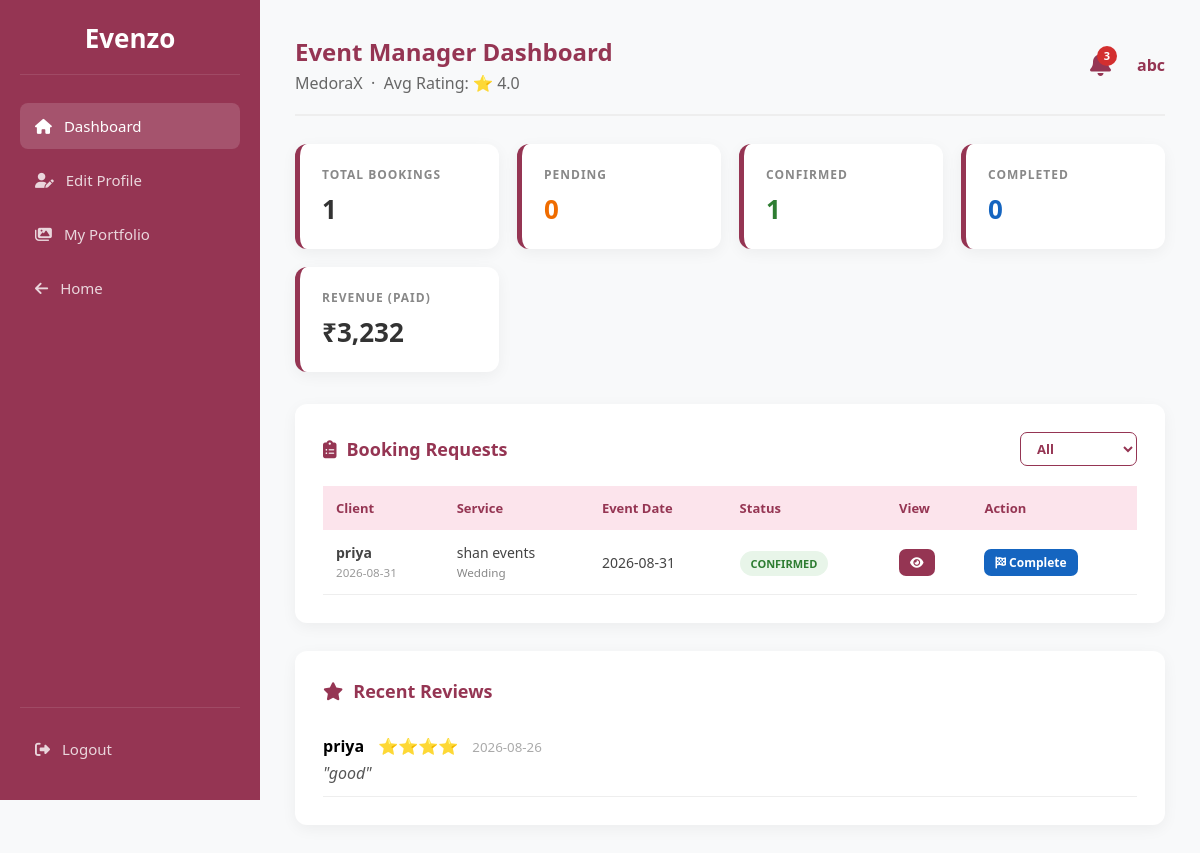
The page /dashboard (signed in) on the database as committed earlier.
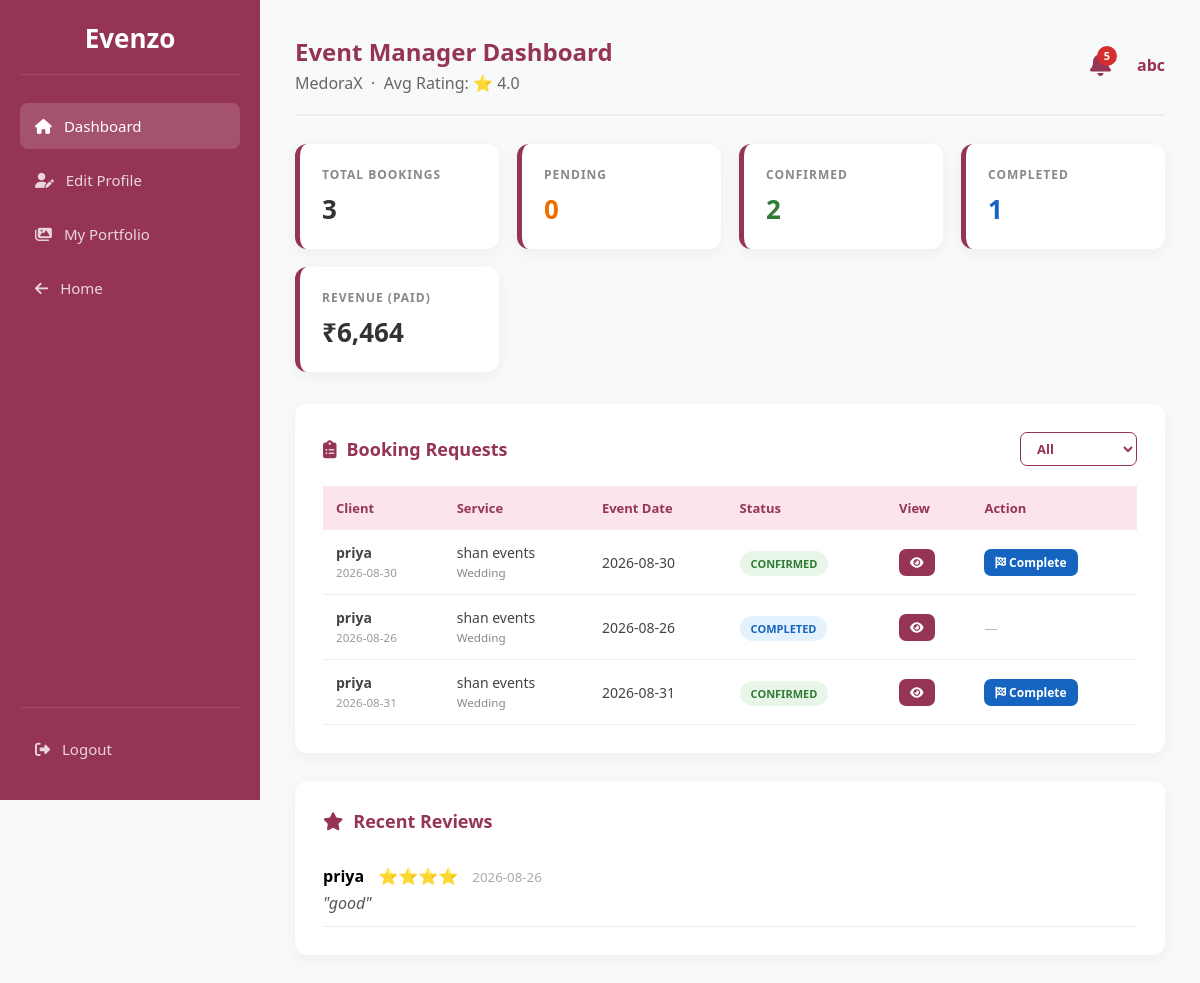
The same page on the database as committed later.
### tables this page shows
CREATE TABLE bookings (
            id INTEGER PRIMARY KEY AUTOINCREMENT,
            client_id INTEGER NOT NULL,
            manager_id INTEGER NOT NULL,
            service_id INTEGER,
            event_date DATE NOT NULL,
            status TEXT DEFAULT 'pending', -- pending, confirmed, rejected
            total_amount REAL,
            payment_status TEXT DEFAULT 'unpaid',
            created_at TIMESTAMP DEFAULT CURRENT_TIMESTAMP, client_phone TEXT, client_message TEXT, selected_package TEXT, event_location TEXT, cancelled_by TEXT, cancel_reason TEXT, transaction_id TEXT, receipt_number TEXT,
            FOREIGN KEY (client_id) REFERENCES users (id),
            FOREIGN KEY (manager_id) REFERENCES users (id),
            FOREIGN KEY (service_id) REFERENCES services (id)
        );

CREATE TABLE users (
            id INTEGER PRIMARY KEY AUTOINCREMENT,
            full_name TEXT NOT NULL,
            email TEXT UNIQUE NOT NULL,
            password TEXT NOT NULL,
            role TEXT CHECK(role IN ('user', 'admin', 'eventmanager')) NOT NULL,
            is_approved INTEGER DEFAULT 0, -- 0=Pending, 1=Approved by Admin
            created_at TIMESTAMP DEFAULT CURRENT_TIMESTAMP
        , reset_otp TEXT, is_active INTEGER DEFAULT 1);

CREATE TABLE services (
                id INTEGER PRIMARY KEY AUTOINCREMENT,
                manager_id INTEGER NOT NULL,
                category TEXT,
                service_name TEXT NOT NULL,
                service_location TEXT,       
                services_offered TEXT,       
                experience_years INTEGER,    
                pricing TEXT,                
                images TEXT,                 
                description TEXT, unavailable_dates TEXT, pkg_basic_name TEXT DEFAULT 'Basic (Silver)', pkg_basic_price REAL DEFAULT 0.0, pkg_basic_desc TEXT, pkg_premium_name TEXT DEFAULT 'Premium (Gold)', pkg_premium_price REAL DEFAULT 0.0, pkg_premium_desc TEXT, pkg_luxury_name TEXT DEFAULT 'Luxury (Platinum)', pkg_luxury_price REAL DEFAULT 0.0, pkg_luxury_desc TEXT, package_tier TEXT DEFAULT 'Standard', is_active INTEGER DEFAULT 1,
                FOREIGN KEY (manager_id) REFERENCES users (id) ON DELETE CASCADE
            );

CREATE TABLE reviews (
            id INTEGER PRIMARY KEY AUTOINCREMENT,
            client_id INTEGER NOT NULL,
            manager_id INTEGER NOT NULL,
            rating INTEGER CHECK(rating >= 1 AND rating <= 5),
            review_text TEXT,
            created_at TIMESTAMP DEFAULT CURRENT_TIMESTAMP, booking_id INTEGER, is_visible INTEGER DEFAULT 1,
            FOREIGN KEY (client_id) REFERENCES users (id),
            FOREIGN KEY (manager_id) REFERENCES users (id)
        );

### app.py (the view)
@app.route('/dashboard')
def dashboard():
    if 'user_id' not in session or session['role'] != 'eventmanager':
        return redirect(url_for('index'))
    conn = get_db_connection()
    profile  = conn.execute("SELECT * FROM manager_profiles WHERE user_id=?", (session['user_id'],)).fetchone()
    bookings = conn.execute('''
        SELECT b.*, u.full_name as client_name, s.service_name, s.category
        FROM bookings b
        JOIN users u ON b.client_id = u.id
        LEFT JOIN services s ON b.service_id = s.id
        WHERE b.manager_id=? ORDER BY b.created_at DESC
    ''', (session['user_id'],)).fetchall()
    total_bk   = len(bookings)
    pending_bk = sum(1 for b in bookings if b['status'] == 'pending')
    confirmed_bk = sum(1 for b in bookings if b['status'] == 'confirmed')
    completed_bk = sum(1 for b in bookings if b['status'] == 'completed')
    revenue    = sum((b['total_amount'] or 0) for b in bookings if b['payment_status'] == 'paid')
    reviews = conn.execute('''
        SELECT r.*, u.full_name as client_name FROM reviews r
        JOIN users u ON r.client_id = u.id
        WHERE r.manager_id=? AND r.is_visible=1 ORDER BY r.created_at DESC LIMIT 5
    ''', (session['user_id'],)).fetchall()
    avg_rating = conn.execute(
        "SELECT AVG(rating) FROM reviews WHERE manager_id=? AND is_visible=1",
        (session['user_id'],)
    ).fetchone()[0] or 0
    notifs = conn.execute(
        "SELECT * FROM notifications WHERE user_id=? ORDER BY created_at DESC LIMIT 20",
        (session['user_id'],)
    ).fetchall()
    unread_count = sum(1 for n in notifs if not n['is_read'])
    conn.close()
    return render_template('dashboard.html',
        profile=profile, bookings=bookings,
        total_bookings=total_bk, pending_count=pending_bk,
        confirmed_count=confirmed_bk, completed_count=completed_bk,
        total_revenue=revenue, reviews=reviews, avg_rating=round(avg_rating, 1),
        notifications=notifs, unread_count=unread_count)

### app.py (called while the page is built)
def get_db_connection():
    conn = sqlite3.connect('database.db', timeout=10)
    conn.row_factory = sqlite3.Row
    conn.execute("PRAGMA foreign_keys = ON")
    return conn

### frontend/templates/dashboard.html (shortened to what the changed rows need)
<!DOCTYPE html>
<html lang="en">
<head>
<link rel="stylesheet" href="https://cdnjs.cloudflare.com/ajax/libs/font-awesome/6.4.0/css/all.min.css">
</head>
<body>
<div class="main">
  <div class="topbar">
    <div class="welcome">
      <h1>Event Manager Dashboard</h1>
    </div>
    <div style="display:flex;align-items:center;gap:16px">
      <div class="notif-btn" id="notifBtn" onclick="toggleNotif()">
        {% if unread_count > 0 %}<div class="notif-badge">{{ unread_count }}</div>{% endif %}
      </div>
    </div>
  </div>
  <div class="stats">
    <div class="stat-card"><h3>Total Bookings</h3><div class="val">{{ total_bookings }}</div></div>
    <div class="stat-card"><h3>Confirmed</h3><div class="val" style="color:#2e7d32">{{ confirmed_count }}</div></div>
    <div class="stat-card"><h3>Completed</h3><div class="val" style="color:#1565c0">{{ completed_count }}</div></div>
    <div class="stat-card"><h3>Revenue (paid)</h3><div class="val">₹{{ "{:,.0f}".format(total_revenue) }}</div></div>
  </div>
  <div class="card">
    <h2><i class="fas fa-clipboard-list"></i> Booking Requests
      <select onchange="filterByStatus(this.value)" class="btn btn-outline btn-sm" style="margin-left:auto;padding:6px 12px;font-size:13px">
        <option value="all">All</option><option value="pending">Pending</option>
      </select>
    </h2>
    {% if bookings %}
    <div style="overflow-x:auto">
    <table><thead><tr><th>Client</th><th>Service</th><th>Event Date</th><th>Status</th><th>View</th><th>Action</th></tr></thead>
    <tbody id="bkTable">
    {% for b in bookings %}
    <tr class="bkrow" data-status="{{ b.status }}">
      <td><strong>{{ b.client_name }}</strong><br><small style="color:#999">{{ b.event_date }}</small></td>
      <td>{{ b.service_name or 'Custom' }}<br><small style="color:#888">{{ b.category or '' }}</small></td>
      <td>{{ b.event_date }}</td>
      <td><span class="badge badge-{{ b.status }}">{{ b.status }}</span></td>
      <td><a href="{{ url_for('view_booking', booking_id=b.id) }}" class="btn btn-view btn-sm"><i class="fas fa-eye"></i></a></td>
      <td>
        {% if b.status == 'pending' %}
        <button class="btn btn-approve btn-sm" onclick="openModal({{ b.id }},'approve')"><i class="fas fa-check"></i> Approve</button>
        <button class="btn btn-reject btn-sm" onclick="openModal({{ b.id }},'reject')"><i class="fas fa-times"></i> Reject</button>
        {% elif b.status == 'confirmed' %}
        <form method="POST" action="{{ url_for('complete_booking', booking_id=b.id) }}" style="display:inline">
          <button class="btn btn-complete btn-sm"><i class="fas fa-flag-checkered"></i> Complete</button>
        </form>
        {% else %}
        <span style="color:#bbb;font-size:13px">—</span>
        {% endif %}
      </td>
    </tr>
    {% endfor %}
    </tbody></table></div>
    {% else %}
    <div style="text-align:center;padding:40px;color:#aaa"><i class="fas fa-inbox" style="font-size:48px;margin-bottom:14px;display:block"></i>No booking requests yet.</div>
    {% endif %}
  </div>
  {% if reviews %}
  <div class="card">
    <h2><i class="fas fa-star"></i> Recent Reviews</h2>
    {% for r in reviews %}
    <div style="border-bottom:1px solid #eee;padding:12px 0">
      <strong>{{ r.client_name }}</strong>
      <span style="color:#f39c12;margin:0 10px">{% for i in range(r.rating) %}⭐{% endfor %}</span>
      <small style="color:#aaa">{{ r.created_at[:10] }}</small>
      <p style="color:#555;margin-top:5px;font-style:italic">"{{ r.review_text }}"</p>
    </div>
    {% endfor %}
  </div>
  {% endif %}
</div>
</body>
</html>

Rows that differ between the two databases and show on the page:
added bookings: client_name "priya", event_date "2026-08-30", service_name "shan events", category "Wedding", status "CONFIRMED"
added bookings: client_name "priya", event_date "2026-08-26", service_name "shan events", category "Wedding", status "COMPLETED"
Other text that changed with them:
{{ unread_count }}: "3" → "5"
{{ total_bookings }}: "1" → "3"
{{ confirmed_count }}: "1" → "2"
{{ completed_count }}: "0" → "1"
{{ "{:,.0f}".format(total_revenue) }}: "3,232" → "6,464"
